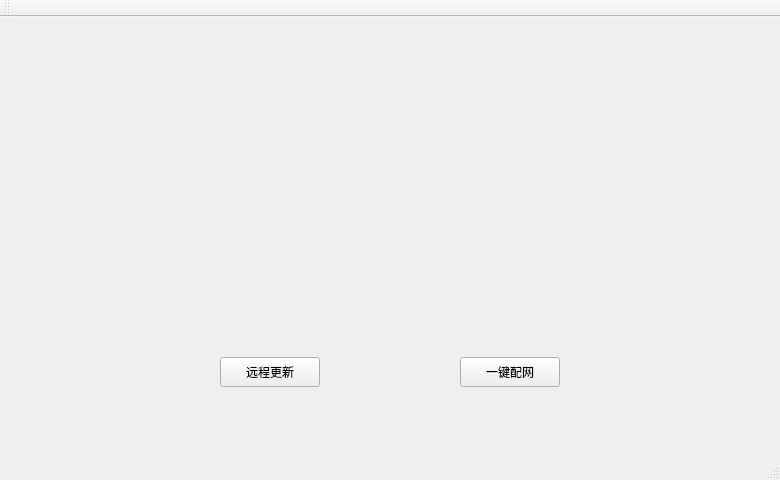
<?xml version="1.0" encoding="UTF-8"?>
<ui version="4.0">
 <class>MainWindow</class>
 <widget class="QMainWindow" name="MainWindow">
  <property name="geometry">
   <rect>
    <x>0</x>
    <y>0</y>
    <width>780</width>
    <height>480</height>
   </rect>
  </property>
  <property name="minimumSize">
   <size>
    <width>400</width>
    <height>0</height>
   </size>
  </property>
  <property name="windowTitle">
   <string>MainWindow</string>
  </property>
  <property name="toolButtonStyle">
   <enum>Qt::ToolButtonTextBesideIcon</enum>
  </property>
  <widget class="QWidget" name="centralWidget">
   <widget class="QPushButton" name="pushButton">
    <property name="geometry">
     <rect>
      <x>220</x>
      <y>340</y>
      <width>100</width>
      <height>30</height>
     </rect>
    </property>
    <property name="text">
     <string>远程更新</string>
    </property>
   </widget>
   <widget class="QPushButton" name="smartconfig">
    <property name="geometry">
     <rect>
      <x>460</x>
      <y>340</y>
      <width>100</width>
      <height>30</height>
     </rect>
    </property>
    <property name="text">
     <string>一键配网</string>
    </property>
   </widget>
  </widget>
  <widget class="QMenuBar" name="menuBar">
   <property name="geometry">
    <rect>
     <x>0</x>
     <y>0</y>
     <width>780</width>
     <height>26</height>
    </rect>
   </property>
  </widget>
  <widget class="QToolBar" name="mainToolBar">
   <attribute name="toolBarArea">
    <enum>TopToolBarArea</enum>
   </attribute>
   <attribute name="toolBarBreak">
    <bool>false</bool>
   </attribute>
  </widget>
  <widget class="QStatusBar" name="statusBar"/>
 </widget>
 <layoutdefault spacing="6" margin="11"/>
 <resources/>
 <connections/>
</ui>
